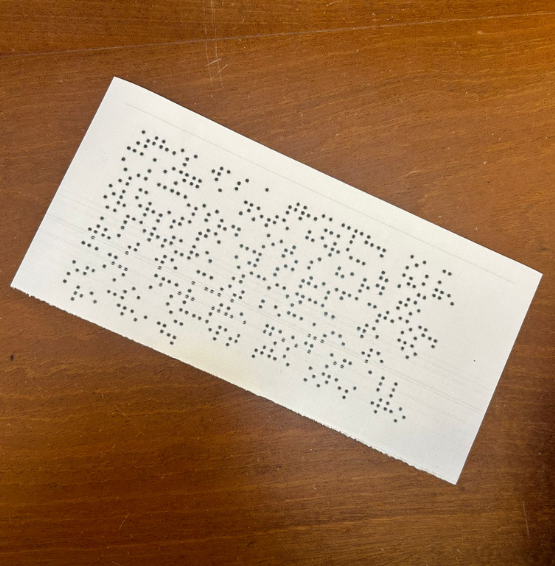
#> input picture ComputerVision-Project/braille2.png, 555 x 566 px
$ python paper.py
#> lines starting #> are read from the running program, lines starting #| are printed output that depends on the picture; after the words box and inside, x2 and y2 are one past the last pixel; in counts of white or black regions, pixels touching at a corner belong together
# from pyimagesearch.transform import four_point_transform
from skimage.filters import threshold_local
import numpy as np
import argparse
import cv2
import imutils


def order_points(pts):
	# initialzie a list of coordinates that will be ordered
	# such that the first entry in the list is the top-left,
	# the second entry is the top-right, the third is the
	# bottom-right, and the fourth is the bottom-left
	rect = np.zeros((4, 2), dtype = "float32")
	# the top-left point will have the smallest sum, whereas
	# the bottom-right point will have the largest sum
	s = pts.sum(axis = 1)
	rect[0] = pts[np.argmin(s)]
	rect[2] = pts[np.argmax(s)]
	# now, compute the difference between the points, the
	# top-right point will have the smallest difference,
	# whereas the bottom-left will have the largest difference
	diff = np.diff(pts, axis = 1)
	rect[1] = pts[np.argmin(diff)]
	rect[3] = pts[np.argmax(diff)]
	# return the ordered coordinates
	return rect

def four_point_transform(image, pts):
	# obtain a consistent order of the points and unpack them
	# individually
	rect = order_points(pts)
	(tl, tr, br, bl) = rect
	# compute the width of the new image, which will be the
	# maximum distance between bottom-right and bottom-left
	# x-coordiates or the top-right and top-left x-coordinates
	widthA = np.sqrt(((br[0] - bl[0]) ** 2) + ((br[1] - bl[1]) ** 2))
	widthB = np.sqrt(((tr[0] - tl[0]) ** 2) + ((tr[1] - tl[1]) ** 2))
	maxWidth = max(int(widthA), int(widthB))
	# compute the height of the new image, which will be the
	# maximum distance between the top-right and bottom-right
	# y-coordinates or the top-left and bottom-left y-coordinates
	heightA = np.sqrt(((tr[0] - br[0]) ** 2) + ((tr[1] - br[1]) ** 2))
	heightB = np.sqrt(((tl[0] - bl[0]) ** 2) + ((tl[1] - bl[1]) ** 2))
	maxHeight = max(int(heightA), int(heightB))
	# now that we have the dimensions of the new image, construct
	# the set of destination points to obtain a "birds eye view",
	# (i.e. top-down view) of the image, again specifying points
	# in the top-left, top-right, bottom-right, and bottom-left
	# order
	dst = np.array([
		[0, 0],
		[maxWidth - 1, 0],
		[maxWidth - 1, maxHeight - 1],
		[0, maxHeight - 1]], dtype = "float32")
	# compute the perspective transform matrix and then apply it
	M = cv2.getPerspectiveTransform(rect, dst)
	warped = cv2.warpPerspective(image, M, (maxWidth, maxHeight))
	# return the warped image
	return warped


def load():
	image = cv2.imread('braille2.png')

	ratio = image.shape[0] / 500.0
	orig = image.copy()
	image = imutils.resize(image, height = 500)
	# convert the image to grayscale, blur it, and find edges
	# in the image

	return image, ratio, orig

def edge(image):
	gray = cv2.cvtColor(image, cv2.COLOR_BGR2GRAY)
	gray = cv2.GaussianBlur(gray, (5, 5), 0)
	edged = cv2.Canny(gray, 50, 200)
	# show the original image and the edge detected image
	print("STEP 1: Edge Detection")
	cv2.imshow("Image", image)
	cv2.imshow("Edged", edged)
	cv2.waitKey(0)
	cv2.destroyAllWindows()

	return edged
# find the contours in the edged image, keeping only the
# largest ones, and initialize the screen contour

def contours(edged, image):
	cnts = cv2.findContours(edged.copy(), cv2.RETR_LIST, cv2.CHAIN_APPROX_SIMPLE)
	cnts = imutils.grab_contours(cnts)
	cnts = sorted(cnts, key = cv2.contourArea, reverse = True)[:5]
	#print(cnts)
	# loop over the contours
	for c in cnts:
		# approximate the contour
		peri = cv2.arcLength(c, True)
		approx = cv2.approxPolyDP(c, 0.02 * peri, True)
		# if our approximated contour has four points, then we
		# can assume that we have found our screen
		if len(approx) == 4:
			screenCnt = approx
			break
	# show the contour (outline) of the piece of paper
	print("STEP 2: Find contours of paper")
	cv2.drawContours(image, [screenCnt], -1, (0, 255, 0), 2)
	cv2.imshow("Outline", image)
	cv2.waitKey(0)
	cv2.destroyAllWindows()

	return image, screenCnt

def transform(orig, screenCnt, ratio, image):
	# apply the four point transform to obtain a top-down
	# view of the original image
	warped = four_point_transform(orig, screenCnt.reshape(4, 2) * ratio)
	# convert the warped image to grayscale, then threshold it
	# to give it that 'black and white' paper effect
	warped = cv2.cvtColor(warped, cv2.COLOR_BGR2GRAY)
	T = threshold_local(warped, 11, offset = 10, method = "gaussian")
	warped = (warped > T).astype("uint8") * 255
	# show the original and scanned images
	print("STEP 3: Apply perspective transform")
	# cv2.imshow("Original", imutils.resize(orig, height = 650))
	# cv2.imshow("Scanned", imutils.resize(warped, height = 650))
	# cv2.waitKey(0)
	return warped

def main():
	i, r, o = load()
#> in load, image is the input picture: shape (566, 555, 3); mean B, G, R 93.7, 125.9, 162.2
#> r = 1.13
	e = edge(i)
#> in edge, `gray = cv2.cvtColor(image, cv2.COLOR_BGR2GRAY)`:
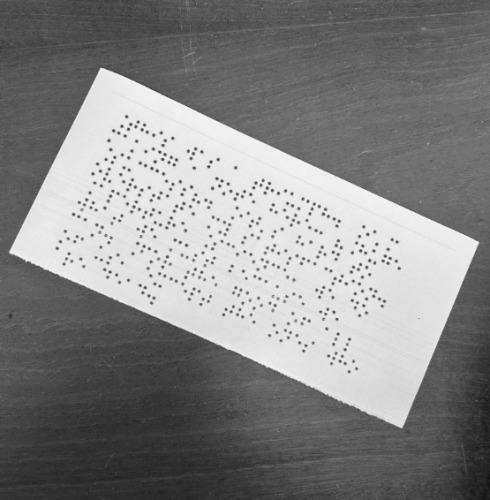
#> gray: shape (500, 490); min 19, max 247, mean 133.1
#> in edge, `edged = cv2.Canny(gray, 50, 200)`:
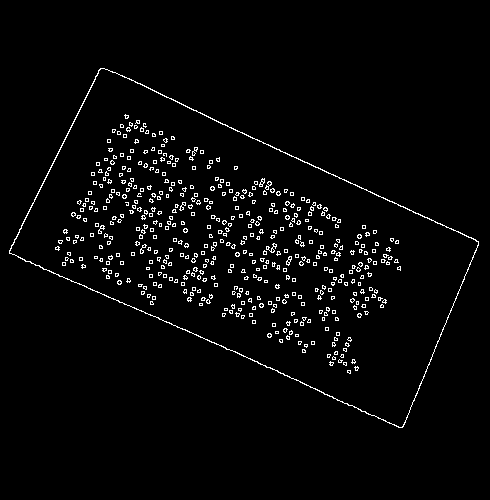
#> edged: shape (500, 490); 3.1% white in thin lines or dots, all inside (x1, y1, x2, y2) = (9, 68, 479, 428)
	i, s = contours(e,i)
#> in contours, `cnts = cv2.findContours(edged.copy(), cv2.RETR_LIST, cv2.CHAIN_APPROX_..`: cnts = 969 contours, 963 with area under 20; largest, box (x1, y1, x2, y2) and area: (9, 68, 479, 428) 86547, (9, 68, 479, 428) 86167, (266, 243, 277, 253) 28, (286, 256, 292, 266) 26, (259, 178, 265, 187) 24, (265, 181, 272, 190) 21
#> in contours, `cnts = sorted(cnts, key = cv2.contourArea, reverse = True)[:5]`: cnts = 5 contours; box (x1, y1, x2, y2) and area: (9, 68, 479, 428) 86547, (9, 68, 479, 428) 86167, (266, 243, 277, 253) 28, (286, 256, 292, 266) 26, (259, 178, 265, 187) 24
#> the loop in contours, `for c in cnts:` made 1 pass
#> (peri, screenCnt) on pass 1: (1354.9, [[100, 68], [9, 253], [402, 427], [478, 241]])
#> in contours, `cv2.drawContours(image, [screenCnt], -1, (0, 255, 0), 2)`:
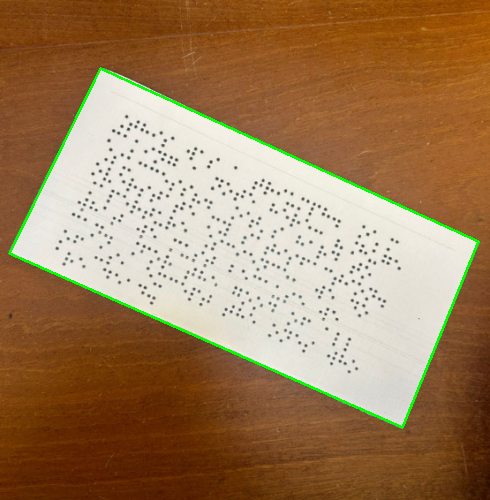
#> image: shape (500, 490, 3); mean B, G, R 91.6, 127, 159.8
#> s = [[100, 68], [9, 253], [402, 427], [478, 241]]
	w = transform(o,s,r,i)
#> in order_points, `s = pts.sum(axis = 1)`: s = [190.2, 296.6, 938.4, 813.9]
#> in order_points, `diff = np.diff(pts, axis = 1)`: diff = [-36.22, 276.2, 28.3, -268.3]
#> in four_point_transform, `rect = order_points(pts)`: rect = [[113.2, 76.98], [541.1, 272.8], [455.1, 483.4], [10.19, 286.4]]
#> in four_point_transform, `(tl, tr, br, bl) = rect`: tl = [113.2, 76.98]; tr = [541.1, 272.8]; br = [455.1, 483.4]; bl = [10.19, 286.4]
#> in four_point_transform, `widthA = np.sqrt(((br[0] - bl[0]) ** 2) + ((br[1] - bl[1]) ** 2))`: widthA = 486.5
#> in four_point_transform, `widthB = np.sqrt(((tr[0] - tl[0]) ** 2) + ((tr[1] - tl[1]) ** 2))`: widthB = 470.6
#> in four_point_transform, `maxWidth = max(int(widthA), int(widthB))`: maxWidth = 486
#> in four_point_transform, `heightA = np.sqrt(((tr[0] - br[0]) ** 2) + ((tr[1] - br[1]) ** 2))`: heightA = 227.5
#> in four_point_transform, `heightB = np.sqrt(((tl[0] - bl[0]) ** 2) + ((tl[1] - bl[1]) ** 2))`: heightB = 233.4
#> in four_point_transform, `maxHeight = max(int(heightA), int(heightB))`: maxHeight = 233
#> in four_point_transform, `dst = np.array([ [0, 0], [maxWidth - 1, 0], [maxWidth - 1, maxHeight -..`: dst = [[0, 0], [485, 0], [485, 232], [0, 232]]
#> in four_point_transform, `M = cv2.getPerspectiveTransform(rect, dst)`: M = [[0.899, 0.442, -135.7], [-0.426, 0.932, -23.45], [-0.000109, 0.00011, 1]]
#> in four_point_transform, `warped = cv2.warpPerspective(image, M, (maxWidth, maxHeight))`:
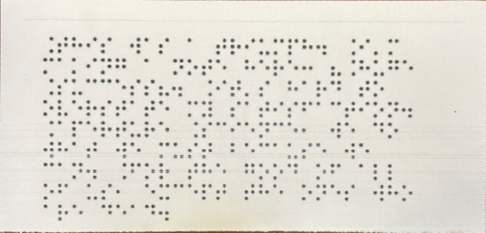
#> warped: shape (233, 486, 3); mean B, G, R 212.2, 222.1, 225.5
#> in transform, `T = threshold_local(warped, 11, offset = 10, method = "gaussian")`:
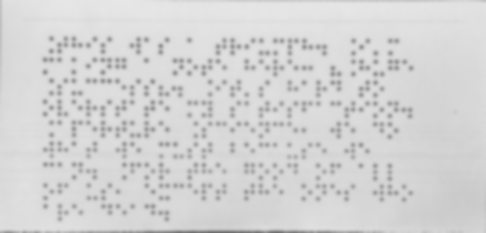
#> T: shape (233, 486) float64; min 112.3, max 231.6, mean 212
#> in transform, `warped = (warped > T).astype("uint8") * 255`:
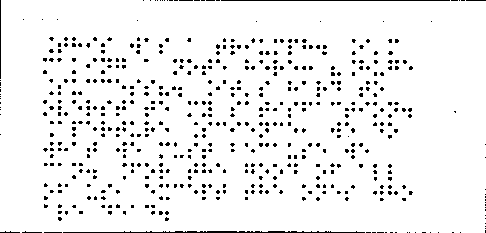
#> warped: shape (233, 486); 93.8% white; black in thin lines or dots

	cv2.imshow('w',w)
	cv2.waitKey(0)

if __name__ == "__main__":
	main()

$ run again, with ComputerVision-Project/braille3.png copied over ComputerVision-Project/braille2.png
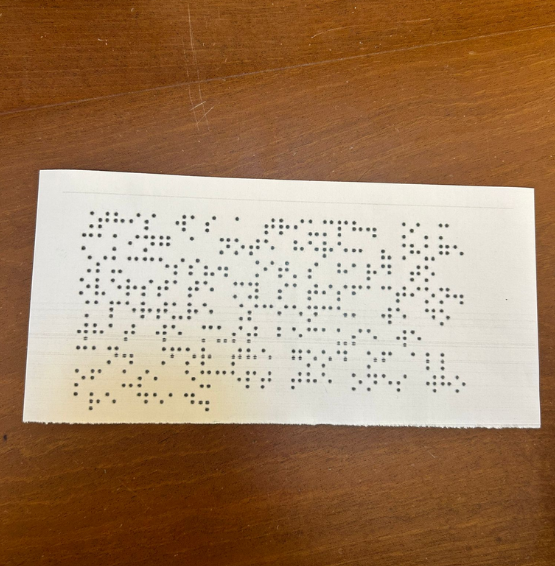
#> input picture ComputerVision-Project/braille3.png, 555 x 566 px
#> in load, image is the input picture: shape (566, 555, 3); mean B, G, R 99.9, 130.3, 162.6
#> r = 1.13
#> in edge, `edged = cv2.Canny(gray, 50, 200)`:
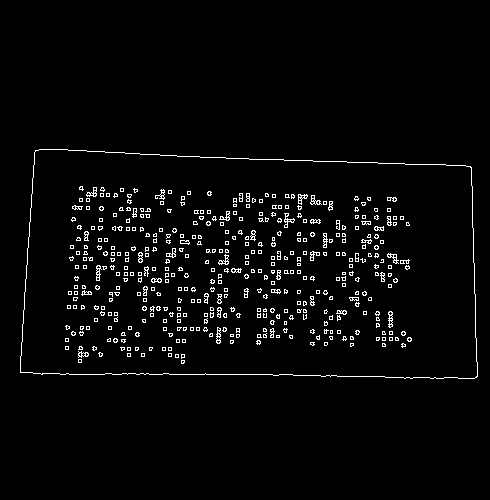
#> edged: shape (500, 490); 3.2% white in thin lines or dots, all inside (x1, y1, x2, y2) = (20, 149, 478, 379)
#> in contours, `cnts = cv2.findContours(edged.copy(), cv2.RETR_LIST, cv2.CHAIN_APPROX_..`: cnts = 956 contours, 910 with area under 20; largest, box (x1, y1, x2, y2) and area: (20, 149, 478, 379) 97054, (20, 149, 478, 379) 97049, (388, 311, 393, 328) 49, (216, 327, 221, 344) 48, (310, 195, 322, 205) 48
#> in contours, `cnts = sorted(cnts, key = cv2.contourArea, reverse = True)[:5]`: cnts = 5 contours; box (x1, y1, x2, y2) and area: (20, 149, 478, 379) 97054, (20, 149, 478, 379) 97049, (388, 311, 393, 328) 49, (216, 327, 221, 344) 48, (310, 195, 322, 205) 48
#> the loop in contours, `for c in cnts:` made 1 pass
#> (peri, screenCnt) on pass 1: (1357.1, [[35, 150], [20, 372], [477, 376], [470, 166]])
#> in main, `i, s = contours(e,i)`: s = [[35, 150], [20, 372], [477, 376], [470, 166]]
#> in order_points, `s = pts.sum(axis = 1)`: s = [209.4, 443.7, 965.6, 720]
#> diff = [130.2, 398.5, -114.3, -344.1]
#> rect = [[39.62, 169.8], [532, 187.9], [540, 425.6], [22.64, 421.1]]
#> tl = [39.62, 169.8]; tr = [532, 187.9]; br = [540, 425.6]; bl = [22.64, 421.1]
#> widthA = 517.3
#> widthB = 492.8
#> maxWidth = 517
#> heightA = 237.9
#> heightB = 251.9
#> maxHeight = 251
#> dst = [[0, 0], [516, 0], [516, 250], [0, 250]]
#> M = [[1.02, 0.0687, -51.97], [-0.0395, 1.07, -180.9], [-0.000122, 0.000203, 1]]
#> in transform, `warped = (warped > T).astype("uint8") * 255`:
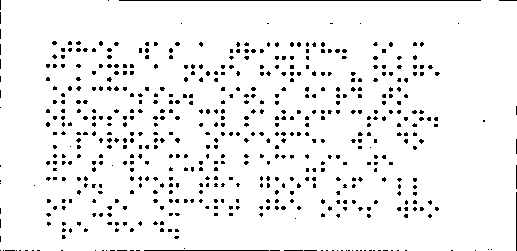
#> warped: shape (251, 517); 94.2% white; black in thin lines or dots

$ run again, with ComputerVision-Project/braille4.png copied over ComputerVision-Project/braille2.png
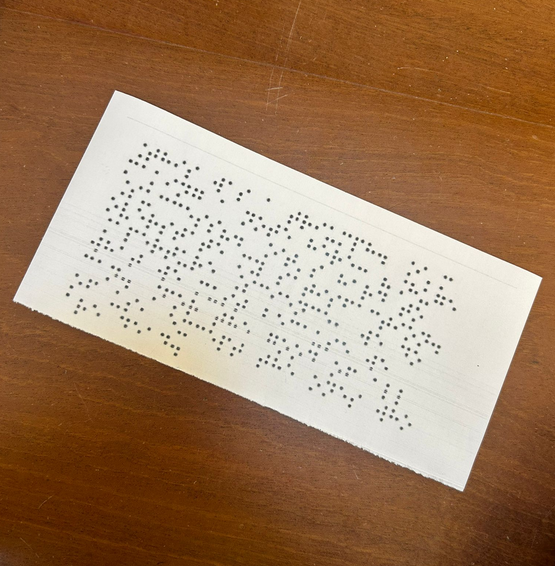
#> input picture ComputerVision-Project/braille4.png, 555 x 566 px
#> in load, image is the input picture: shape (566, 555, 3); mean B, G, R 96.7, 126.3, 160.1
#> r = 1.13
#> in edge, `edged = cv2.Canny(gray, 50, 200)`:
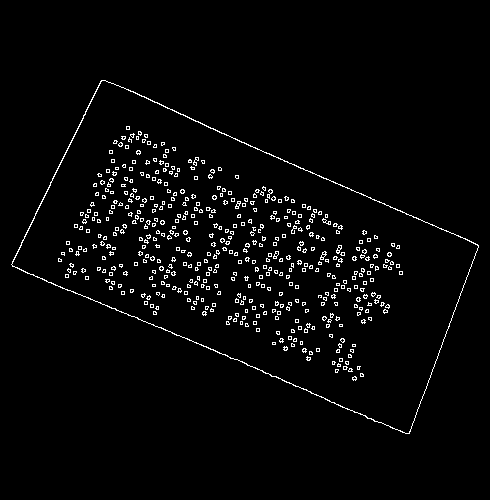
#> edged: shape (500, 490); 3% white in thin lines or dots, all inside (x1, y1, x2, y2) = (11, 80, 479, 434)
#> in contours, `cnts = cv2.findContours(edged.copy(), cv2.RETR_LIST, cv2.CHAIN_APPROX_..`: cnts = 974 contours, 968 with area under 20; largest, box (x1, y1, x2, y2) and area: (11, 80, 479, 434) 86048, (11, 80, 479, 434) 85753, (320, 251, 327, 260) 26, (336, 245, 342, 254) 24, (273, 251, 279, 259) 22, (235, 201, 241, 209) 21
#> in contours, `cnts = sorted(cnts, key = cv2.contourArea, reverse = True)[:5]`: cnts = 5 contours; box (x1, y1, x2, y2) and area: (11, 80, 479, 434) 86048, (11, 80, 479, 434) 85753, (320, 251, 327, 260) 26, (336, 245, 342, 254) 24, (273, 251, 279, 259) 22
#> the loop in contours, `for c in cnts:` made 1 pass
#> (peri, screenCnt) on pass 1: (1351.8, [[101, 80], [12, 266], [409, 433], [478, 245]])
#> in main, `i, s = contours(e,i)`: s = [[101, 80], [12, 266], [409, 433], [478, 245]]
#> in order_points, `s = pts.sum(axis = 1)`: s = [204.9, 314.7, 953.1, 818.4]
#> diff = [-23.77, 287.5, 27.17, -263.8]
#> rect = [[114.3, 90.56], [541.1, 277.3], [463, 490.2], [13.58, 301.1]]
#> tl = [114.3, 90.56]; tr = [541.1, 277.3]; br = [463, 490.2]; bl = [13.58, 301.1]
#> widthA = 487.5
#> widthB = 465.8
#> maxWidth = 487
#> heightA = 226.7
#> heightB = 233.4
#> maxHeight = 233
#> dst = [[0, 0], [486, 0], [486, 232], [0, 232]]
#> M = [[0.913, 0.437, -144], [-0.417, 0.953, -38.62], [-0.000137, 0.000159, 1]]
#> in transform, `warped = (warped > T).astype("uint8") * 255`:
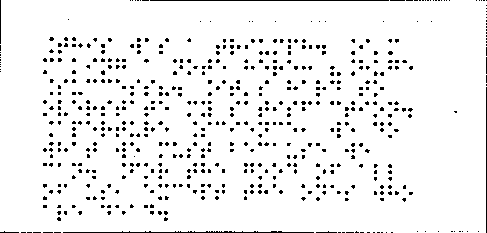
#> warped: shape (233, 487); 93.9% white; black in thin lines or dots
